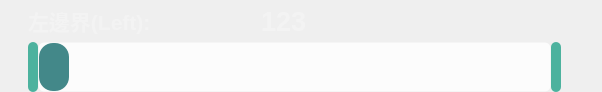
   <widget class="QWidget" name="layoutWidget">
    <property name="geometry">
     <rect>
      <x>1290</x>
      <y>170</y>
      <width>602</width>
      <height>92</height>
     </rect>
    </property>
    <layout class="QGridLayout" name="gridLayout">
     <property name="leftMargin">
      <number>0</number>
     </property>
     <property name="topMargin">
      <number>0</number>
     </property>
     <property name="bottomMargin">
      <number>0</number>
     </property>
     <property name="spacing">
      <number>0</number>
     </property>
     <item row="0" column="1">
      <widget class="QLabel" name="label_offsetLeft">
       <property name="maximumSize">
        <size>
         <width>300</width>
         <height>16777215</height>
        </size>
       </property>
       <property name="font">
        <font>
         <family>Microsoft JhengHei UI</family>
         <pointsize>20</pointsize>
         <weight>75</weight>
         <bold>true</bold>
        </font>
       </property>
       <property name="styleSheet">
        <string notr="true">color: rgb(243, 243, 243);</string>
       </property>
       <property name="lineWidth">
        <number>0</number>
       </property>
       <property name="text">
        <string>123</string>
       </property>
      </widget>
     </item>
     <item row="0" column="0">
      <widget class="QLabel" name="label_29">
       <property name="minimumSize">
        <size>
         <width>80</width>
         <height>0</height>
        </size>
       </property>
       <property name="maximumSize">
        <size>
         <width>205</width>
         <height>16777215</height>
        </size>
       </property>
       <property name="font">
        <font>
         <pointsize>16</pointsize>
         <weight>75</weight>
         <bold>true</bold>
        </font>
       </property>
       <property name="styleSheet">
        <string notr="true">color: rgb(243, 243, 243);</string>
       </property>
       <property name="text">
        <string>左邊界(Left):</string>
       </property>
      </widget>
     </item>
     <item row="1" column="0" colspan="2">
      <widget class="QScrollBar" name="horizontalScrollBar_offsetLeft">
       <property name="minimumSize">
        <size>
         <width>500</width>
         <height>50</height>
        </size>
       </property>
       <property name="maximumSize">
        <size>
         <width>600</width>
         <height>16777215</height>
        </size>
       </property>
       <property name="layoutDirection">
        <enum>Qt::LeftToRight</enum>
       </property>
       <property name="styleSheet">
        <string notr="true">QScrollBar:horizontal {
	border-radius:6px;
  border-color: none;
  border-width: 1px;
  border-style: solid;
  background-color: rgba(255, 255, 255,200);
    width: 5px;
    margin: 0px 10px 0 10px;
 }

 QScrollBar::handle:horizontal {
	border-radius:14px;
    background-color: rgba(16, 104, 106,200);
    min-height: 30px;
	min-width: 30px;
 }
QScrollBar::add-line:horizontal {
    border: 1px;
	border-radius:5px;
  background-color: rgb(76, 178, 158);
    width: 10px;
    subcontrol-position: right;
	subcontrol-origin: margin;
 }

 QScrollBar::sub-line:horizontal {
  border: 1px;
	border-radius:5px;
    background-color: rgb(76, 178, 158);
    width: 10px;
    subcontrol-position: left;
	subcontrol-origin: margin;  
 }</string>
       </property>
       <property name="maximum">
        <number>600</number>
       </property>
       <property name="orientation">
        <enum>Qt::Horizontal</enum>
       </property>
      </widget>
     </item>
    </layout>
   </widget>
